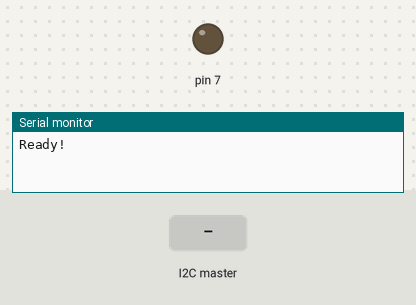
Simulated run of this sketch. Board: Arduino Uno, built with avr-gcc and run on an emulated ATmega328P. Parts: output pins drawn as LEDs (lit = HIGH), the last lines printed to the serial monitor. The inputs (shaded band) are chosen by the test bench.

Above: at 1.2 s.
1.3 s: the I2C master sends the byte 1
At 2.5 s:
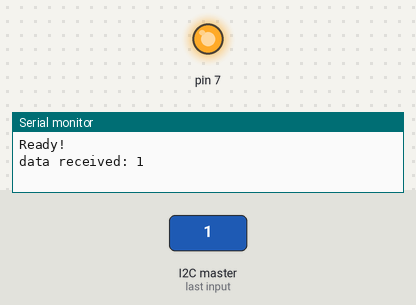
2.8 s: the I2C master sends the byte 0
At 3.7 s:
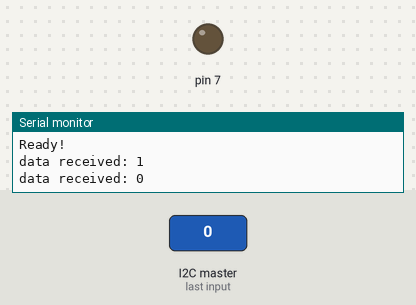
Timing chart, 0 to 5.8 s (numbered marks = the images above; inputs shaded):
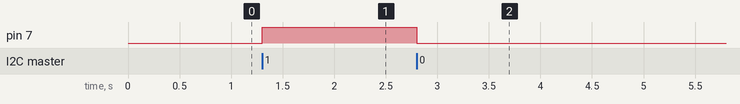

The sketch:

I2C.ino
```cpp
#include <Wire.h>

#define SLAVE_ADDRESS 0x04
int number = 0;
int state = 0;

void setup() {
    pinMode(7, OUTPUT);
    Serial.begin(9600);
    Wire.begin(SLAVE_ADDRESS);
    Wire.onReceive(receiveData);
    Serial.println("Ready!");
}

void loop() {
    delay(100);
}

void receiveData(int byteCount){

    while(Wire.available()) {
          number = Wire.read();
          Serial.print("data received: ");
          Serial.println(number);

          if (number == 1)
              digitalWrite(7, HIGH); // set the LED on
          else
              digitalWrite(7, LOW); // set the LED on
   }
}
```

Measured:
- after the input at 1.3 s, pin 7: LOW → HIGH at once
- after the input at 2.8 s, pin 7: HIGH → LOW at once
